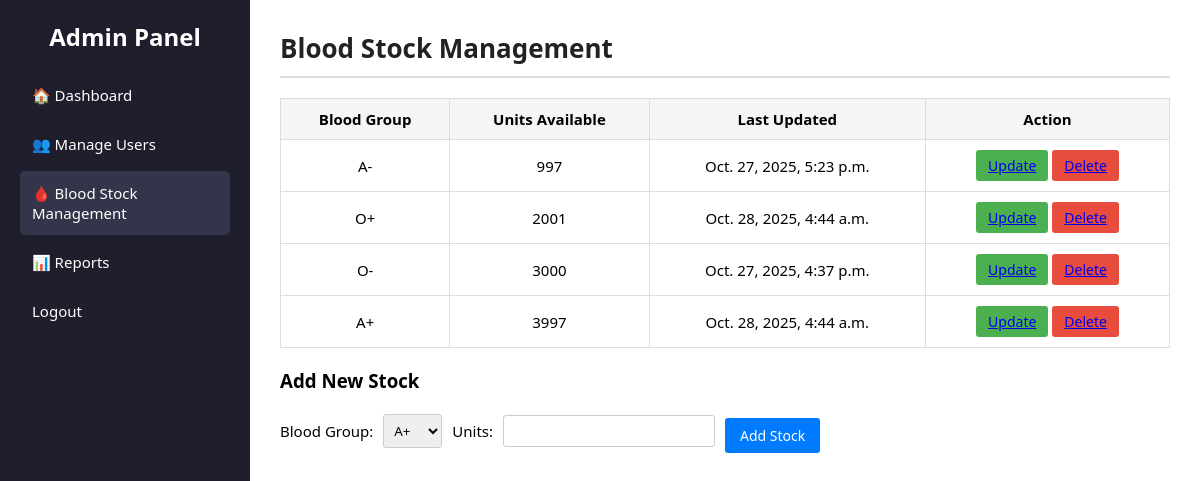
Before: /blood_stock/ with the older database file.
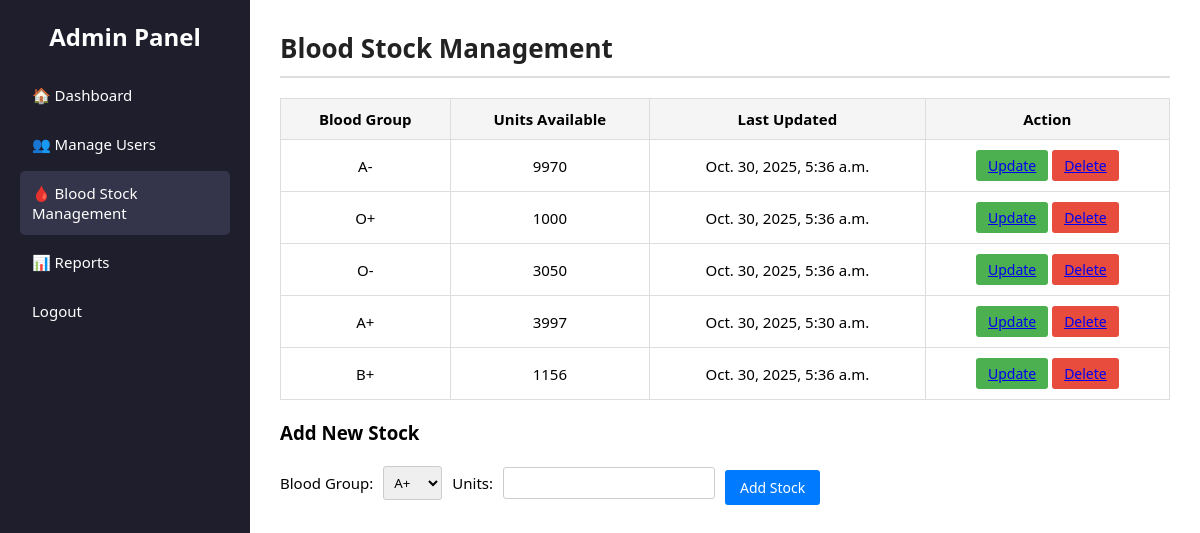
After: the same page with the newer database file.
### Blood_Bank/models.py (models this page shows, shortened)
class BloodStock(models.Model):
    BLOOD_GROUP = [
        ('A+', 'A+'), ('A-', 'A-'),
        ('B+', 'B+'), ('B-', 'B-'),
        ('O+', 'O+'), ('O-', 'O-'),
        ('AB+', 'AB+'), ('AB-', 'AB-'),
    ]
    blood_group = models.CharField(max_length=10,choices=BLOOD_GROUP,null=True,blank=True)
    unit = models.PositiveIntegerField(null=True,blank=True)
    update_at = models.DateTimeField(auto_now=True)

### Blood_Bank/views.py (the view, shortened to what this page needs)
# urls.py: path('blood_stock/',views.blood_stock,name='blood_stock'),
def blood_stock(request):
    stocks = BloodStock.objects.all()
    return render(request,'admin_dashboard/blood_stock.html',{'stocks':stocks})

### Blood_Bank/templates/admin_dashboard/blood_stock.html (shortened to what this page needs)
{% load static %}
<!DOCTYPE html>
<html lang="en">
<head>
    <link rel="stylesheet" href="{% static 'css/admin_dashboard/blood_stock.css' %}">
</head>
<body>
<div class="container">
    <aside class="sidebar">
        <h2>Admin Panel</h2>
        <ul>
            <li><a href="{% url 'admindashboard' %}">🏠 Dashboard</a></li>
            <li><a href="{% url 'manage_users' %}">👥 Manage Users</a></li>
            <li class="active"><a href="{% url 'blood_stock' %}">🩸 Blood Stock Management</a></li>
            <li><a href="{% url 'report_page' %}">📊 Reports</a></li>
            <li><a href="{% url 'home' %}">Logout</a></li>
        </ul>
    </aside>
    <main class="main-content">
        <h1>Blood Stock Management</h1>
        <table>
            <thead>
                <tr>
                    <th>Blood Group</th>
                    <th>Units Available</th>
                    <th>Last Updated</th>
                    <th>Action</th>
                </tr>
            </thead>
            <tbody>
                {% for stock in stocks %}
                <tr>
                    <td>{{ stock.blood_group }}</td>
                    <td>{{ stock.unit }}</td>
                    <td>{{ stock.update_at }}</td>
                    <td>
                        <form action="#" method="post" style="display:inline;">
                            <button class="btn update"><a href="{% url 'blood_stock_update' stock.id %}">Update</a></button>
                        </form>
                        <form action="#" method="post" style="display:inline;">
                            <button class="btn delete"><a href="{% url 'blood_stock_delete' stock.id %}">Delete</a></button>
                        </form>
                    </td>
                </tr>
                {% empty %}
                <tr>
                    <td colspan="4">No blood stock records available</td>
                </tr>
                {% endfor %}
            </tbody>
        </table>
        <h3 style="margin-top:20px;">Add New Stock</h3>
        <form method="post" class="add-form">
            <label>Blood Group:</label>
            <select name="blood_group" required>
                <option value="A+">A+</option><option value="A-">A-</option>
            </select>
            <label>Units:</label>
            <input type="number" name="units" min="1" required>
            <button type="submit" class="btn add">Add Stock</button>
        </form>
    </main>
</div>
</body>
</html>

### Blood_Bank/static/css/admin_dashboard/blood_stock.css (style rules this page uses)
* { margin: 0; padding: 0; box-sizing: border-box; font-family: "Segoe UI", Arial, sans-serif; }
.container { display: flex; min-height: 100vh; }
.sidebar { width: 250px; background-color: #1e1e2d; color: white; padding: 20px; }
.sidebar h2 { text-align: center; margin-bottom: 20px; }
.sidebar ul { list-style: none; }
.sidebar ul li { padding: 12px; margin-bottom: 5px; border-radius: 5px; }
.sidebar ul li a { color: white; text-decoration: none; display: block; font-size: 15px; }
.sidebar ul li:hover, .sidebar ul li.active { background-color: #34344a; }
.main-content { flex: 1; padding: 30px; background-color: #ffffff; }
.main-content h1 { font-size: 26px; font-weight: 600; margin-bottom: 20px; border-bottom: 2px solid #ddd; padding-bottom: 10px; color: #222; }
table { width: 100%; border-collapse: collapse; margin-top: 15px; }
table, th, td { border: 1px solid #ddd; }
th, td { padding: 10px; text-align: center; font-size: 15px; }
th { background-color: #f5f5f5; font-weight: bold; }
.btn { padding: 6px 12px; font-size: 14px; border: none; cursor: pointer; border-radius: 3px; }
.btn.update { background-color: #4CAF50; color: white; }
.btn.delete { background-color: #e74c3c; color: white; }
.btn.add { background-color: #007bff; color: white; padding: 8px 15px; margin-top: 10px; }
.add-form { display: flex; gap: 10px; align-items: center; margin-top: 15px; }
.add-form label { font-size: 15px; font-weight: 500; }
.add-form select, .add-form input { padding: 6px; border: 1px solid #ccc; border-radius: 3px; }

Changed rows visible on the page:
changed BloodStock (number 1 of 5 on the later page): unit "997" → "9970"; update_at "Oct. 27, 2025, 5:23 p.m." → "Oct. 30, 2025, 5:36 a.m."
changed BloodStock (number 2 of 5 on the later page): unit "2001" → "1000"; update_at "Oct. 28, 2025, 4:44 a.m." → "Oct. 30, 2025, 5:36 a.m."
changed BloodStock (number 3 of 5 on the later page): unit "3000" → "3050"; update_at "Oct. 27, 2025, 4:37 p.m." → "Oct. 30, 2025, 5:36 a.m."
changed BloodStock: update_at "Oct. 28, 2025, 4:44 a.m." → "Oct. 30, 2025, 5:30 a.m."
added BloodStock: blood_group "B+", unit "1156", update_at "Oct. 30, 2025, 5:36 a.m."
